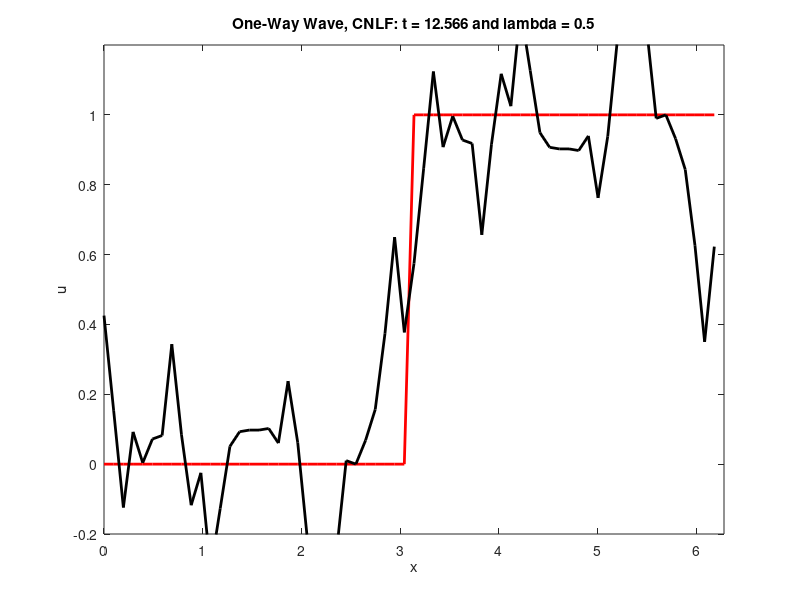

Here is the MATLAB script that generated this plot:
%% One Way Wave Equation - LF
% Solve u_t + c u_x = 0, periodic on [0, 2 pi] using
% Leap Frog time stepping, centred in space.
%
    close all; clear;
%
% Wave speed
    c = 1;


% Define computational grid for M = 64 and lambda = 0.5
    M = 64    ;   dx = 2*pi/M ;    x_j = 0:dx:2*pi-dx ; 
    T = 4*pi ;  N = 256 ;   dt = T/N  ;
    disp(['\Delta x = ', num2str(dx, 4),'  \Delta t = ', num2str(dt, 4)])
    lambda = c * dt / dx;
    disp(['\lambda = ', num2str(lambda, 4)])
    
% Define computational grid for M = 64 and lambda = 1
%     M = 64    ;   dx = 2*pi/M ;    x_j = 0:dx:2*pi-dx ; 
%     T = 4*pi ;  N = 128 ;   dt = T/N  ;
%     disp(['\Delta x = ', num2str(dx, 4),'  \Delta t = ', num2str(dt, 4)])
%     lambda = c * dt / dx;
%     disp(['\lambda = ', num2str(lambda, 4)])    
   
    
    
     

%
% Initial condtions
    f0 = @(x) exp(-4*(x-pi).^2);
    u0 = f0(x_j);
    
    % Initiali conditions as step function
    u0 = [zeros(1,M/2) ones(1,M/2)];
    IC = u0 ;
    fHat = fft(u0);
    
% first time step
    IV1_eul  = u0 - 0.5*lambda*([u0(2:end) u0(1)] - [u0(end) u0(1:end-1)]) ;
    IV1_exact = f0(x_j - c*dt);
    IV1_wrong = f0(x_j - 2*c*dt); % wrong first time step, 
                                         % useful for triggering comp. mode
    u1 = IV1_eul;
    

%

    plot(x_j,u0,'r');  hold on;  plot(x_j,u0,'kx');
    axis([0 2*pi 0 1.25]);
    xlabel('x');  ylabel('u')
    title('Crank-Nicolson, Leap-Frog')

% Plot initial information

    for k = 2 : N
        t = k*dt;
        u = u0 - lambda*([u1(2:end) u1(1)] - [u1(end) u1(1:end-1)]) ;
          
        
        
      
        
      u0 = u1;
      u1 = u;
    end

    hold off
            plot(x_j, IC, 'r', 'LineWidth', 2)
            hold on
            plot(x_j, u, 'k', 'LineWidth', 2);  
            axis([0 2*pi -.2 1.2])
            xlabel('x');  ylabel('u')
            title(['One-Way Wave, CNLF: t = ', num2str(t, '%5.3f') ' and lambda = ' num2str(lambda)])
            shg
             pause(1.d-8)

